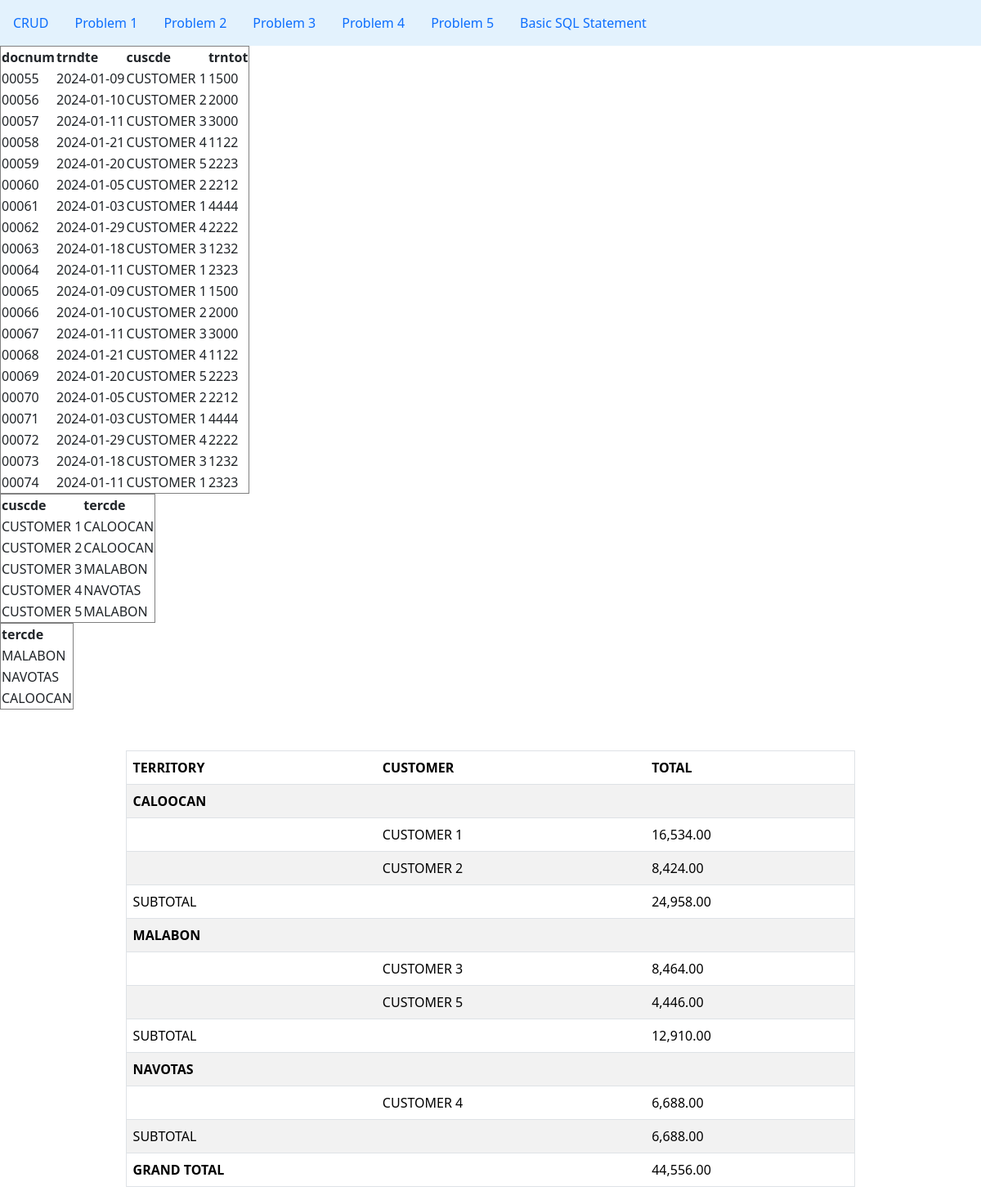
The page /db_problem2.php on the database its author committed.
### tables this page shows
CREATE TABLE `salesfile1` (
  `docnum` int(5) UNSIGNED ZEROFILL NOT NULL,
  `trndte` date DEFAULT NULL,
  `cuscde` varchar(55) DEFAULT NULL,
  `trntot` float DEFAULT NULL
);

CREATE TABLE `customerfile` (
  `cuscde` varchar(55) DEFAULT NULL,
  `tercde` varchar(55) NOT NULL
);

CREATE TABLE `territoryfile` (
  `tercde` varchar(55) DEFAULT NULL
);

### db_display.php (the view)
<?php
include('db_connect.php');
$sql = "SELECT * FROM salesfile1";
$result = $conn->query($sql);
if ($result->num_rows > 0) {
    echo "<table border='1'>
            <tr>
                <th>docnum</th>
                <th>trndte</th>
                <th>cuscde</th>
                <th>trntot</th>
            </tr>";
    for ($i = 0; $i < $result->num_rows; $i++) {
        $row = $result->fetch_assoc();
        echo "<tr>
            <td>" . $row['docnum'] . "</td>
            <td>" . $row['trndte'] . "</td>
            <td>" . $row['cuscde'] . "</td>
            <td>" . $row['trntot'] . "</td>
            </tr>";
    }
    echo "</table>";
} else {
    echo "0 results";
}

### db_problem2.php (shortened to what this page needs)
<?php
include("db_display.php");
$sql = "SELECT * FROM customerfile";
$result = $conn->query($sql);
if ($result->num_rows > 0) {
    echo "<table border='1'>
            <tr>
                <th>cuscde</th>
                <th>tercde</th>
            </tr>";
    for ($i = 0; $i < $result->num_rows; $i++) {
        $row = $result->fetch_assoc();
        echo "<tr>
            <td>" . $row['cuscde'] . "</td>
            <td>" . $row['tercde'] . "</td>
            </tr>";
    }
    echo "</table>";
} else {
    echo "0 results";
}
$sql = "SELECT * FROM territoryfile";
$result = $conn->query($sql);
if ($result->num_rows > 0) {
    echo "<table border='1'>
            <tr>
                <th>tercde</th>
            </tr>";
    for ($i = 0; $i < $result->num_rows; $i++) {
        $row = $result->fetch_assoc();
        echo "<tr>
            <td>" . $row['tercde'] . "</td>
            </tr>";
    }
    echo "</table>";
} else {
    echo "0 results";
}
?>
<!DOCTYPE html>
<html lang="en">
<head>
    <link href="https://cdn.jsdelivr.net/npm/bootstrap@5.3.2/dist/css/bootstrap.min.css" rel="stylesheet">
</head>
<body>
    <div class="container">
        <div class="table-box">
            <table class="table table-striped custom-table">
                <thead>
                    <tr>
                        <th scope="col">TERRITORY</th>
                        <th scope="col">CUSTOMER</th>
                        <th scope="col">TOTAL</th>
                    </tr>
                </thead>
                <tbody>
                    <?php
                    $sql_total = "SELECT cuscde, SUM(trntot) AS total
                    FROM salesfile1
                    GROUP BY cuscde";
                    $result_total = $conn->query($sql_total);
                    $customerTotals = array();
                    if ($result_total->num_rows > 0) {
                        while ($row_total = $result_total->fetch_assoc()) {
                            $customerTotals[$row_total['cuscde']] = $row_total['total'];
                        }
                    }
                    $sql_territories = "SELECT tercde, GROUP_CONCAT(cuscde) AS grouped_customers
                          FROM customerfile
                          GROUP BY tercde";
                    $result_territories = $conn->query($sql_territories);
                    $subtotal = 0;
                    $grandTotal = 0;
                    if ($result_territories->num_rows > 0) {
                        while ($row_territory = $result_territories->fetch_assoc()) {
                            $territory = $row_territory['tercde'];
                            $customers = explode(',', $row_territory['grouped_customers']);
                            echo "<tr>
                                    <td><b>$territory</b></td>
                                    <td colspan='2'></td>
                                  </tr>";
                            foreach ($customers as $customer) {
                                $total = isset($customerTotals[$customer]) ? $customerTotals[$customer] : 0;
                                $subtotal += $total;
                                $grandTotal += $total;
                                echo "<tr>
                                        <td></td>
                                        <td>$customer</td>
                                        <td>" . number_format($total, 2) . "</td>
                                      </tr>";
                            }
                            echo "<tr><td colspan='2'>SUBTOTAL</td><td>" . number_format($subtotal, 2) . "</td></tr>";
                            $subtotal = 0;
                        }
                    }
                    echo "<tr><td colspan='2'><b>GRAND TOTAL</td><td>" . number_format($grandTotal, 2) . "</b></td></tr>";
                    ?>
                </tbody>
            </table>
        </div>
    </div>
</body>
</html>

### db_problem2.php (style rules this page uses)
.table-box { width: 80%; margin: auto; margin-top: 50px; }
.custom-table { border: 1px solid #dee2e6; }

### rows shown on the page
salesfile1: docnum "00055", trndte "2024-01-09", cuscde "CUSTOMER 1", trntot "1500"
salesfile1: docnum "00056", trndte "2024-01-10", cuscde "CUSTOMER 2", trntot "2000"
salesfile1: docnum "00057", trndte "2024-01-11", cuscde "CUSTOMER 3", trntot "3000"
salesfile1: docnum "00058", trndte "2024-01-21", cuscde "CUSTOMER 4", trntot "1122"
salesfile1: docnum "00059", trndte "2024-01-20", cuscde "CUSTOMER 5", trntot "2223"
salesfile1: docnum "00060", trndte "2024-01-05", cuscde "CUSTOMER 2", trntot "2212"
salesfile1: docnum "00061", trndte "2024-01-03", cuscde "CUSTOMER 1", trntot "4444"
salesfile1: docnum "00062", trndte "2024-01-29", cuscde "CUSTOMER 4", trntot "2222"
salesfile1: docnum "00063", trndte "2024-01-18", cuscde "CUSTOMER 3", trntot "1232"
salesfile1: docnum "00064", trndte "2024-01-11", cuscde "CUSTOMER 1", trntot "2323"
salesfile1: docnum "00065", trndte "2024-01-09", cuscde "CUSTOMER 1", trntot "1500"
salesfile1: docnum "00066", trndte "2024-01-10", cuscde "CUSTOMER 2", trntot "2000"
salesfile1: docnum "00067", trndte "2024-01-11", cuscde "CUSTOMER 3", trntot "3000"
salesfile1: docnum "00068", trndte "2024-01-21", cuscde "CUSTOMER 4", trntot "1122"
salesfile1: docnum "00069", trndte "2024-01-20", cuscde "CUSTOMER 5", trntot "2223"
salesfile1: docnum "00070", trndte "2024-01-05", cuscde "CUSTOMER 2", trntot "2212"
salesfile1: docnum "00071", trndte "2024-01-03", cuscde "CUSTOMER 1", trntot "4444"
salesfile1: docnum "00072", trndte "2024-01-29", cuscde "CUSTOMER 4", trntot "2222"
salesfile1: docnum "00073", trndte "2024-01-18", cuscde "CUSTOMER 3", trntot "1232"
salesfile1: docnum "00074", trndte "2024-01-11", cuscde "CUSTOMER 1", trntot "2323"
customerfile: cuscde "CUSTOMER 1", tercde "CALOOCAN"
customerfile: cuscde "CUSTOMER 2", tercde "CALOOCAN"
customerfile: cuscde "CUSTOMER 3", tercde "MALABON"
customerfile: cuscde "CUSTOMER 4", tercde "NAVOTAS"
customerfile: cuscde "CUSTOMER 5", tercde "MALABON"
territoryfile: tercde "MALABON"
territoryfile: tercde "NAVOTAS"
territoryfile: tercde "CALOOCAN"

### other values the page prints
$territory "CALOOCAN"
$customer "CUSTOMER 1"
$total "16,534.00"
$customer "CUSTOMER 2"
$total "8,424.00"
$subtotal "24,958.00"
$territory "MALABON"
$customer "CUSTOMER 3"
$total "8,464.00"
$customer "CUSTOMER 5"
$total "4,446.00"
$subtotal "12,910.00"
$territory "NAVOTAS"
$customer "CUSTOMER 4"
$total "6,688.00"
